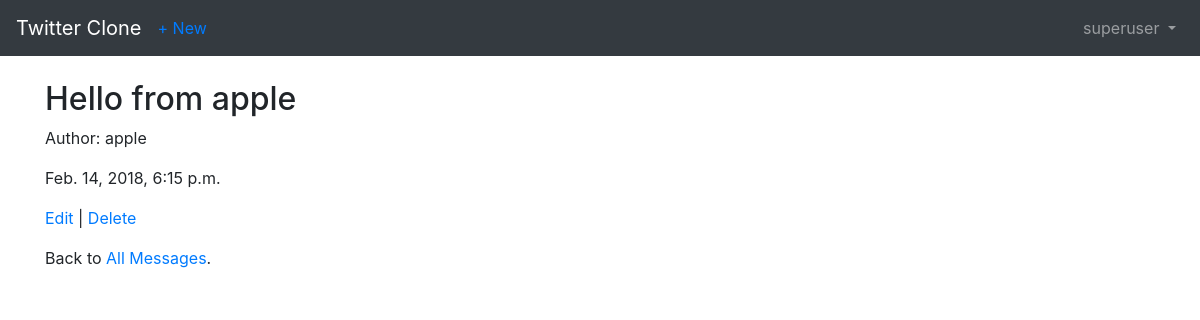
Before: /posts/4/ (signed in) with the older database file.
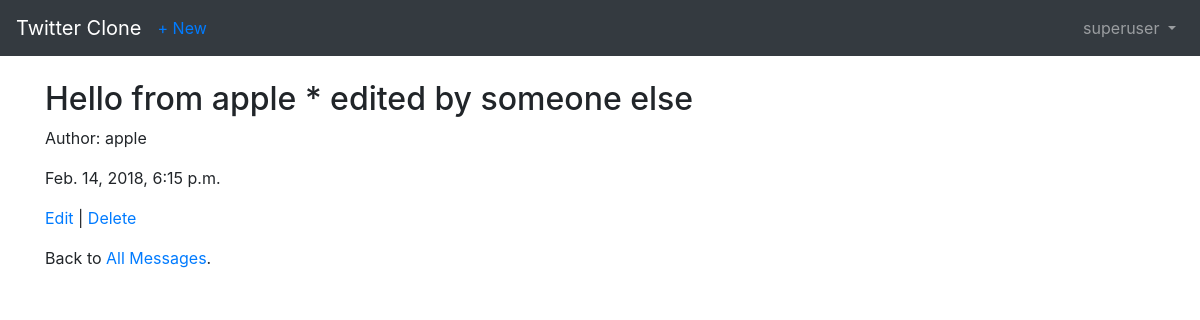
After: the same page with the newer database file.
### posts/models.py (models this page shows, shortened)
class Post(models.Model):
    message = models.CharField(max_length=280)
    date = models.DateTimeField(auto_now_add=True)
    author = models.ForeignKey(
        settings.AUTH_USER_MODEL,
        on_delete=models.CASCADE,
    )

### users/models.py (models this page shows)
class CustomUser(AbstractUser):
    objects = CustomUserManager()

### posts/views.py (the view)
# urls.py: path('<int:pk>/', views.PostDetailView.as_view(), name='post_detail'),
class PostDetailView(LoginRequiredMixin, DetailView):
    model = Post
    template_name = 'post_detail.html'
    login_url = 'login'

### templates/post_detail.html
{% extends 'base.html' %}
{% block content %}
    <div class="post-entry">
        <h2>{{ object.message }}</h2>
        <p>Author: {{ post.author }}</p>
        <p>{{ object.date }}</p>
    </div>
    <p><a href="{% url 'post_edit' post.pk %}">Edit</a> | <a href="{% url 'post_delete' post.pk %}">Delete</a></p>
    <p>Back to <a href="{% url 'post_list' %}">All Messages</a>.</p>
{% endblock %}

Changed rows visible on the page:
changed Post "apple": message "Hello from apple" → "Hello from apple * edited by someone else"
